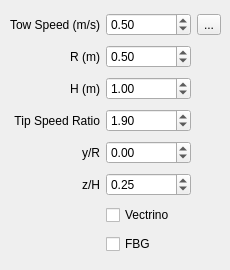
      <widget class="QWidget" name="tabSingleRun">
       <attribute name="title">
        <string>Single Run</string>
       </attribute>
       <widget class="QWidget" name="gridLayoutWidget_4">
        <property name="geometry">
         <rect>
          <x>10</x>
          <y>10</y>
          <width>211</width>
          <height>251</height>
         </rect>
        </property>
        <layout class="QGridLayout" name="gridLayout_singleRun">
         <item row="1" column="0">
          <widget class="QLabel" name="label_34">
           <property name="text">
            <string>R (m)</string>
           </property>
           <property name="alignment">
            <set>Qt::AlignRight|Qt::AlignTrailing|Qt::AlignVCenter</set>
           </property>
          </widget>
         </item>
         <item row="4" column="1">
          <widget class="QDoubleSpinBox" name="doubleSpinBox_singleRun_y_R">
           <property name="minimum">
            <double>-3.000000000000000</double>
           </property>
           <property name="maximum">
            <double>3.000000000000000</double>
           </property>
           <property name="singleStep">
            <double>0.100000000000000</double>
           </property>
          </widget>
         </item>
         <item row="0" column="0">
          <widget class="QLabel" name="label_3">
           <property name="text">
            <string>Tow Speed (m/s)</string>
           </property>
           <property name="alignment">
            <set>Qt::AlignRight|Qt::AlignTrailing|Qt::AlignVCenter</set>
           </property>
          </widget>
         </item>
         <item row="0" column="1">
          <widget class="QDoubleSpinBox" name="doubleSpinBox_singleRun_U">
           <property name="maximum">
            <double>2.000000000000000</double>
           </property>
           <property name="singleStep">
            <double>0.100000000000000</double>
           </property>
           <property name="value">
            <double>0.500000000000000</double>
           </property>
          </widget>
         </item>
         <item row="3" column="0">
          <widget class="QLabel" name="label_6">
           <property name="text">
            <string>Tip Speed Ratio</string>
           </property>
           <property name="alignment">
            <set>Qt::AlignRight|Qt::AlignTrailing|Qt::AlignVCenter</set>
           </property>
          </widget>
         </item>
         <item row="3" column="1">
          <widget class="QDoubleSpinBox" name="doubleSpinBox_singleRun_tsr">
           <property name="maximum">
            <double>5.000000000000000</double>
           </property>
           <property name="singleStep">
            <double>0.100000000000000</double>
           </property>
           <property name="value">
            <double>1.900000000000000</double>
           </property>
          </widget>
         </item>
         <item row="4" column="0">
          <widget class="QLabel" name="label_10">
           <property name="text">
            <string>y/R</string>
           </property>
           <property name="alignment">
            <set>Qt::AlignRight|Qt::AlignTrailing|Qt::AlignVCenter</set>
           </property>
          </widget>
         </item>
         <item row="5" column="0">
          <widget class="QLabel" name="label_33">
           <property name="text">
            <string>z/H</string>
           </property>
           <property name="alignment">
            <set>Qt::AlignRight|Qt::AlignTrailing|Qt::AlignVCenter</set>
           </property>
          </widget>
         </item>
         <item row="5" column="1">
          <widget class="QDoubleSpinBox" name="doubleSpinBox_singleRun_z_H">
           <property name="singleStep">
            <double>0.125000000000000</double>
           </property>
           <property name="value">
            <double>0.250000000000000</double>
           </property>
          </widget>
         </item>
         <item row="0" column="2">
          <widget class="QToolButton" name="toolButtonOpenShakedown">
           <property name="text">
            <string>...</string>
           </property>
          </widget>
         </item>
         <item row="1" column="1">
          <widget class="QDoubleSpinBox" name="doubleSpinBox_turbineRadius">
           <property name="singleStep">
            <double>0.010000000000000</double>
           </property>
           <property name="value">
            <double>0.500000000000000</double>
           </property>
          </widget>
         </item>
         <item row="2" column="0">
          <widget class="QLabel" name="label_35">
           <property name="text">
            <string>H (m)</string>
           </property>
           <property name="alignment">
            <set>Qt::AlignRight|Qt::AlignTrailing|Qt::AlignVCenter</set>
           </property>
          </widget>
         </item>
         <item row="2" column="1">
          <widget class="QDoubleSpinBox" name="doubleSpinBox_turbineHeight">
           <property name="singleStep">
            <double>0.100000000000000</double>
           </property>
           <property name="value">
            <double>1.000000000000000</double>
           </property>
          </widget>
         </item>
         <item row="6" column="1">
          <widget class="QCheckBox" name="checkBox_singleRunVectrino">
           <property name="text">
            <string>Vectrino</string>
           </property>
          </widget>
         </item>
         <item row="7" column="1">
          <widget class="QCheckBox" name="checkBox_singleRunFBG">
           <property name="text">
            <string>FBG</string>
           </property>
          </widget>
         </item>
        </layout>
       </widget>
      </widget>
